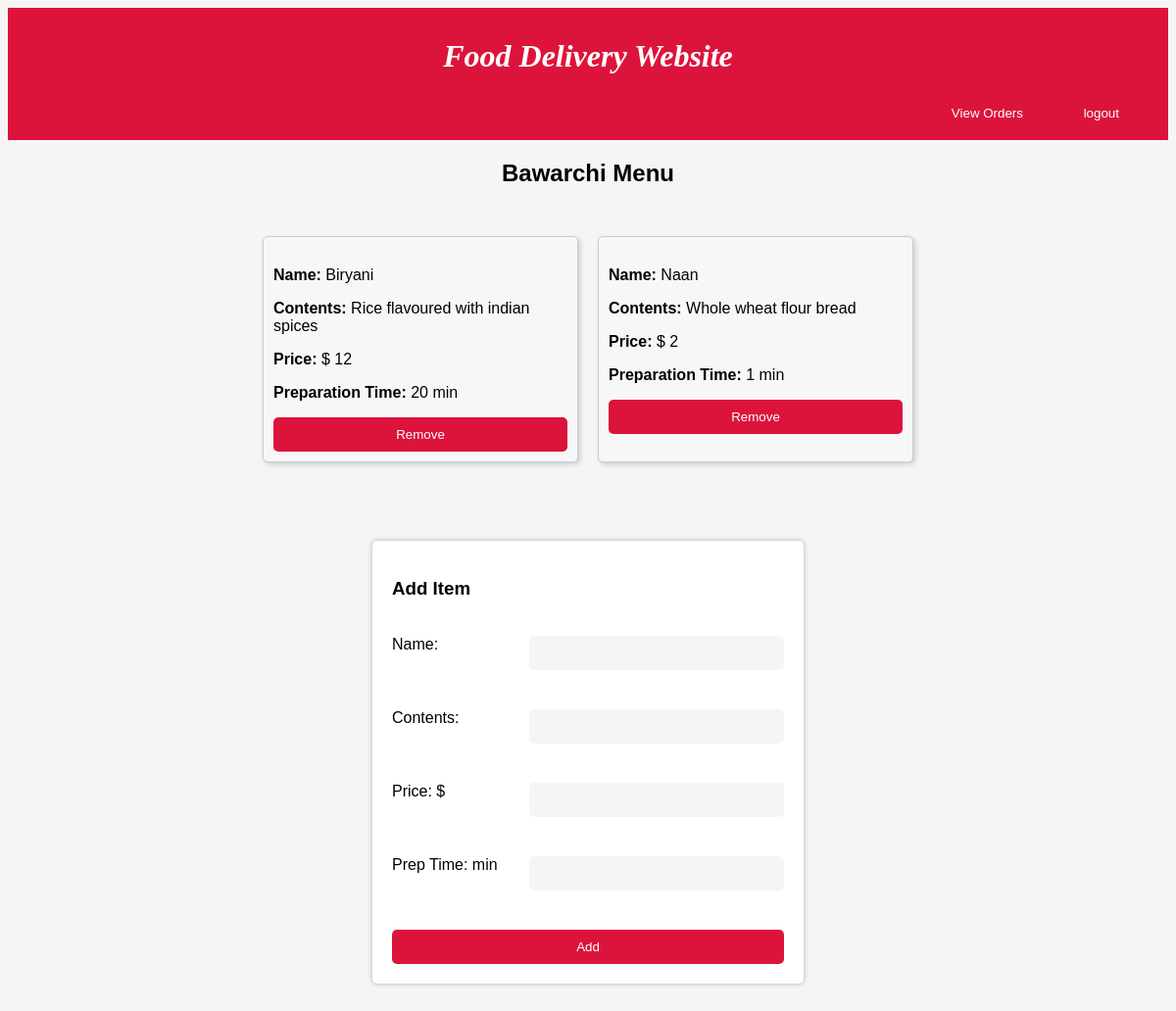
Screenshot of /restaurant_home (signed in) with the database file from the repository.
### tables this page shows
CREATE TABLE items(ItemId INTEGER PRIMARY KEY AUTOINCREMENT,RestaurantId INTEGER,ItemName VARCHAR(100),Price INTEGER,Contents VARCHAR(200),PreparationTime INTEGER,FOREIGN KEY (RestaurantId) REFERENCES restaurants(RestaurantId));

### food.py (the view, shortened to what this page needs)
@app.route('/restaurant_home',methods=['POST','GET'])
def restaurant_home():
    RestId=session['RestId']
    c.execute("SELECT * FROM items WHERE RestaurantId=?",(RestId,))
    conn.commit()
    menus=c.fetchall()
    return render_template('restaurant_home.html',restaurant=session['username'],menus=menus)

### templates/restaurant_home.html (shortened to what this page needs)
<!DOCTYPE html>
<html lang="en">
<head>
    <link rel="stylesheet" href="{{ url_for('static',filename='styles.css')}}">
</head>
<body>
    <header>
        <h1>Food Delivery Website</h1>
        <div>
            <form method="POST">
              <div style="height : 10%; width: 10%; float:right;">
                <input type="submit" name=action value="logout">
              </div>
            <div style="height : 10%; width: 10%; float:right;">
                <input type="submit" name="action" value="View Orders">
            </div>
            </form>
          </div>
    </header>
    <h2>{{ restaurant }} Menu</h2>
    <main>
        {%for menu in menus%}
        <div class="item">
            <form method="POST">
                <p><strong>Name:</strong> {{menu[2]}}</p>
                <p><strong>Contents: </strong> {{menu[4]}}</p>
                <p><strong>Price: </strong>$ {{menu[3]}}</p>
                <p><strong>Preparation Time: </strong>{{menu[5]}} min</p>
                <input type="submit" name="action" value="Remove">
            </form>
        </div>
        {% endfor %}
    </main>
    <div class="container">
        <div class="form">
            <h3>Add Item</h3>
            <br>
            <form method="POST">
                <div class="form-row">
                    <label for="name">Name:</label>
                    <input type="text" id="name" name="name" required>
                </div>
                <div class="form-row">
                    <label for="contents">Contents:</label>
                    <input type="text" id="contents" name="contents" required>
                </div>
                <div class="form-row">
                    <label for="price">Price: $</label>
                    <input type="text" id="price" name="price" required>
                </div>
                <div class="form-row">
                    <label for="preparation_time">Prep Time: min</label>
                    <input type="text" id="preparation_time" name="preparation_time" required>
                </div>
                <input type="submit" name="action" value="Add">
            </form>
        </div>
    </div>
</body>
</html>

### static/styles.css (style rules this page uses)
header { overflow: hidden; text-align: center; color: white; font-family: "Comic Sans MS", "Comic Sans", cursive; font-style: italic; background-color: crimson; padding: 10px; }
main { display: flex; flex-wrap: wrap; justify-content: center; padding: 20px; }
.container { margin: 50px auto; width: 800px; display: flex; justify-content: center; }
h2 { text-align: center; }
body { background-color: #F5F5F5; font-family: Arial, sans-serif; }
label { display: block; margin-bottom: 10px; }
.form { width: 400px; background-color: #fff; border-radius: 5px; padding: 20px; box-shadow: 0px 0px 5px 0px rgba(0, 0, 0, 0.3); margin: 0 20px; }
.form-row { display: flex; flex-wrap: wrap; margin-bottom: 20px; }
.form-row label { flex: 1; margin-right: 20px; }
.form-row input[type="text"], input[type="tel"], input[type="password"], input[type="email"] { flex: 2; }
input[type="text"], input[type="password"], input[type="email"], input[type="tel"] { width: 100%; padding: 10px; border-radius: 5px; border: none; background-color: #F5F5F5; margin-bottom: 20px; box-sizing: border-box; }
input[type="submit"] { background-color: crimson; color: #fff; border: none; padding: 10px; border-radius: 5px; cursor: pointer; width: 100%; }
.item { background-color: #f7f7f7; border: 1px solid #ccc; border-radius: 5px; box-shadow: 2px 2px 5px #ccc; margin: 10px; padding: 10px; width: 300px; }

### rows the page displays
items: ItemName "Biryani", Contents "Rice flavoured with indian spices", Price "12", PreparationTime "20"
items: ItemName "Naan", Contents "Whole wheat flour bread", Price "2", PreparationTime "1"

### other values shown
{{ restaurant }} "Bawarchi"
